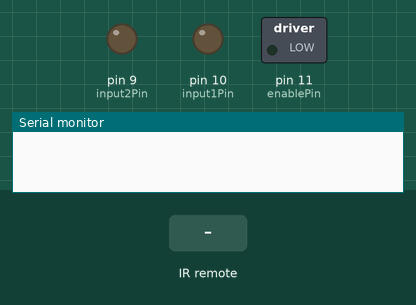
Recording of a sketch running on a simulated Arduino Uno, built with avr-gcc and run on an emulated ATmega328P. Parts: switched loads named in the sketch (green lamp = pin HIGH), output pins drawn as LEDs (lit = HIGH), the last lines printed to the serial monitor. Inputs (shaded band) come from the test bench.

Above: at 1.2 s.
1.3 s: infrared code 0x45 received
At 2.2 s:
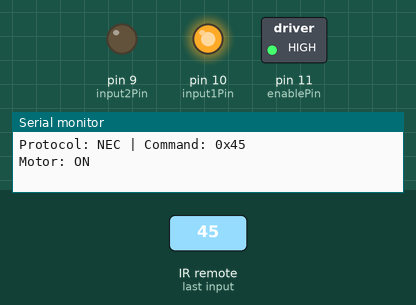
Timing chart, 0 to 4.3 s (numbered marks = the images above; inputs shaded):
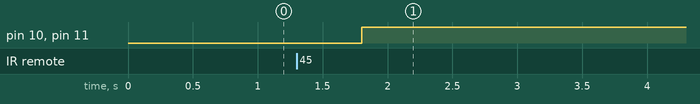

The sketch:

arduino_project_IR_motor_with_remote_conrtoller.ino
```cpp
#include<IRremote.hpp>
int receiverPin = 4;

int enablePin = 11;
int input1Pin = 10;
int input2Pin = 9;
int isSpinning = 0;
int dt;

void setup() {

  Serial.begin(9600);
  IrReceiver.begin(receiverPin, ENABLE_LED_FEEDBACK);

  pinMode(enablePin, OUTPUT);
  pinMode(input1Pin, OUTPUT);
  pinMode(input2Pin, OUTPUT);
}

void loop() {

  if(IrReceiver.decode()){

    if(IrReceiver.decodedIRData.command == 0x45){
      Serial.print("Protocol: ");
      Serial.print(IrReceiver.getProtocolString());
      Serial.print(" | Command: 0x");
      Serial.println(IrReceiver.decodedIRData.command, HEX);

      if(isSpinning == 0){
        isSpinning = 1;
        Serial.println("Motor: ON");
      }else{
        isSpinning = 0;
        Serial.println("Motor: OFF");
      }

      delay(500);
    }
    IrReceiver.resume();

  }
  if(isSpinning == 1){

      digitalWrite(input1Pin, HIGH);
      digitalWrite(input2Pin, LOW);
      analogWrite(enablePin, 255);

    }
    else{
      digitalWrite(input1Pin, LOW);
      digitalWrite(input2Pin, LOW);
      analogWrite(enablePin, 0);
    }
}
```

Measured:
- after the input at 1.3 s, pin 10 (input1Pin), pin 11 (enablePin): LOW → HIGH after 0.50 s
